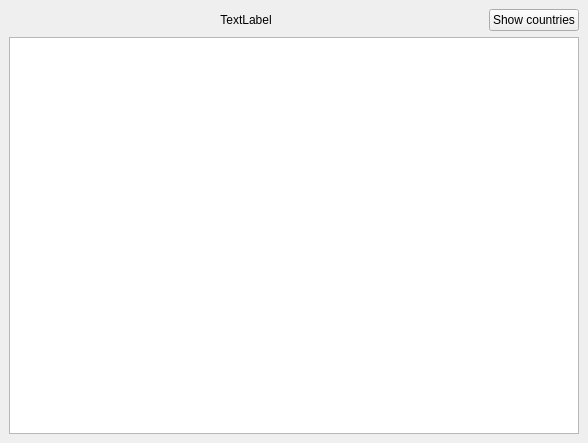
<?xml version="1.0" encoding="UTF-8"?>
<ui version="4.0">
 <class>MainWindow</class>
 <widget class="QMainWindow" name="MainWindow">
  <property name="geometry">
   <rect>
    <x>0</x>
    <y>0</y>
    <width>588</width>
    <height>443</height>
   </rect>
  </property>
  <property name="windowTitle">
   <string>MainWindow</string>
  </property>
  <widget class="QWidget" name="centralwidget">
   <layout class="QGridLayout" name="gridLayout">
    <item row="0" column="0">
     <layout class="QVBoxLayout" name="verticalLayout">
      <item>
       <layout class="QHBoxLayout" name="horizontalLayout">
        <item>
         <widget class="QLabel" name="l_addres">
          <property name="sizePolicy">
           <sizepolicy hsizetype="Expanding" vsizetype="Preferred">
            <horstretch>0</horstretch>
            <verstretch>0</verstretch>
           </sizepolicy>
          </property>
          <property name="text">
           <string>TextLabel</string>
          </property>
          <property name="alignment">
           <set>Qt::AlignCenter</set>
          </property>
         </widget>
        </item>
        <item>
         <widget class="QPushButton" name="pb_show">
          <property name="maximumSize">
           <size>
            <width>300</width>
            <height>16777215</height>
           </size>
          </property>
          <property name="text">
           <string>Show countries</string>
          </property>
         </widget>
        </item>
       </layout>
      </item>
      <item>
       <widget class="QTreeView" name="tv_country_list">
        <property name="editTriggers">
         <set>QAbstractItemView::NoEditTriggers</set>
        </property>
        <attribute name="headerMinimumSectionSize">
         <number>100</number>
        </attribute>
       </widget>
      </item>
     </layout>
    </item>
   </layout>
  </widget>
 </widget>
 <resources/>
 <connections/>
</ui>
